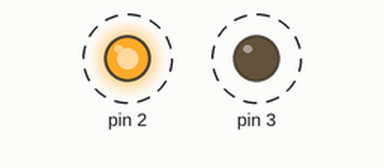
Bench run of a sketch on a simulated Arduino Uno, built with avr-gcc and run on an emulated ATmega328P. On the bench: output pins drawn as LEDs (lit = HIGH). Dashed ring = blinking.

Above: at 0.2 s.
Timing chart, 0 to 3.0 s (numbered marks = the images above):
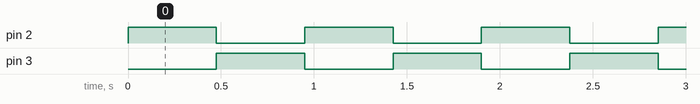

The sketch:

TestActuator.ino
```cpp
/* [Actuator(구동기) 구현]
1. 모터: servo motor, DC motor
 - 0도 -> 180도 -> 0도
2. 3색 LED
 - 7개 색깔을 1초씩 출력
3. 부저(buzzer)
 - 도레미파솔라시도를 1초씩 생성
4. 모든 actuator를 클래스로 구현되어야 함
*/
#include "DcMotor.h"
#include "RgbLed.h"
#include "Buzzer.h"

DcMotor dcMotor;
RgbLed rgbLed;
Buzzer buzzer;

void setup() {
  // put your setup code here, to run once:
  dcMotor.setup();
}

void loop() {
  // put your main code here, to run repeatedly:
  dcMotor.move(180);
  dcMotor.move(-180);
}
```

Buzzer.h
```cpp
#pragma once

#define DEF_BUZZER_PORT	(8)

enum NoteType
{
	NT_DO = 523, NT_RE = 587, NT_MI = 659, NT_FA = 698, NT_SOL = 784, NT_LA = 880, NT_SI = 988
};

class Buzzer
{
public:
	Buzzer(void) { setPort(DEF_BUZZER_PORT); }
	~Buzzer() {}

	void setPort(int nPort) { m_nPort = nPort; }
	void setup(void) { initBuzzer(); }
	void play(int nNote, int nTime)
	{
		tone(m_nPort, nNote, nTime);
		delay(nTime);
	}

private:
	int m_nPort;

	void initBuzzer(void)
	{
		pinMode(m_nPort, OUTPUT);
	}
};
```

DcMotor.h
```cpp
#pragma once

#define DEF_DC_MOTOR_PORT1	(2)
#define DEF_DC_MOTOR_PORT2	(3)
#define DC_MOTOR_SPEED	(360./950.) // 단위: 각도/시간(msec)

class DcMotor
{
public:
	DcMotor(void) { setPort(DEF_DC_MOTOR_PORT1, DEF_DC_MOTOR_PORT2); }
	~DcMotor() {}

	void setPort(int nPort1, int nPort2)
	{
		m_nPort1 = nPort1;
		m_nPort2 = nPort2;
	}
	void setup(void)
	{
		initMotor();
		stopMotor();
	}
	void move(int nPos) // nPos: 어떤 각도든지 이동; (+)이면 정방향, (-)이면 역방향
	{
		int nDelay = int(abs(nPos) / DC_MOTOR_SPEED + 0.5);
		if (nPos >= 0) setFwdMove();
		else setBackMove();
		delay(nDelay);
		stopMotor();
	}

private:
	int m_nPort1, m_nPort2;

	void initMotor(void)
	{
		pinMode(m_nPort1, OUTPUT);
		pinMode(m_nPort2, OUTPUT);
	}
	void stopMotor(void)
	{
		digitalWrite(m_nPort1, LOW);
		digitalWrite(m_nPort2, LOW);
	}
	void setFwdMove(void) // forward move (정방향 이동)
	{
		digitalWrite(m_nPort1, HIGH);
		digitalWrite(m_nPort2, LOW);
	}
	void setBackMove(void) // backward move (역방향 이동)
	{
		digitalWrite(m_nPort1, LOW);
		digitalWrite(m_nPort2, HIGH);
	}
};
```

RgbLed.h
```cpp
#pragma once

#define DEF_PORT_R	(5)
#define DEF_PORT_G	(6)
#define DEF_PORT_B	(7)
#define RED_BIT		(1)	// 001
#define GREEN_BIT	(2)	// 010
#define BLUE_BIT	(4)	// 100

// CT_YELLOW == 3 = 1+2+0
// CT_PINK == 5 = 1+0+4
// CT_CYAN == 6 = 0+2+4
// CT_WHITE == 7 = 1+2+4
enum ColorType
{
	CT_BLACK = 0, CT_RED, CT_GREEN, CT_YELLOW, CT_BLUE, CT_PINK, CT_CYAN, CT_WHITE
};

class RgbLed
{
public:
	RgbLed(void) { setPort(DEF_PORT_R, DEF_PORT_G, DEF_PORT_B); } // 생성자
	~RgbLed() {}	// 소멸자, 파괴자

	void setPort(int nPortR, int nPortG, int nPortB)
	{
		m_nPortR = nPortR, m_nPortG = nPortG, m_nPortB = nPortB;
	}
	void setup(void) { initLed(); }
	void turnRed(bool bOn)
	{
		if (bOn) digitalWrite(m_nPortR, HIGH);
		else digitalWrite(m_nPortR, LOW);
	}
	void turnGreen(bool bOn)
	{
		if (bOn) digitalWrite(m_nPortG, HIGH);
		else digitalWrite(m_nPortG, LOW);
	}
	void turnBlue(bool bOn)
	{
		if (bOn) digitalWrite(m_nPortB, HIGH);
		else digitalWrite(m_nPortB, LOW);
	}
	void turnRgb(int nColor) // nColor: 0~7
	{
		int nR = nColor & RED_BIT; // &: 2진수용 비트 단위 AND 연산자
		int nG = nColor & GREEN_BIT;
		int nB = nColor & BLUE_BIT;
		turnRed((nR) ? true : false);
		turnGreen((nG) ? true : false);
		turnBlue((nB) ? true : false);
	}

private:
	int m_nPortR, m_nPortG, m_nPortB; // RGB 포트

	void initLed(void)
	{
		pinMode(m_nPortR, OUTPUT);
		pinMode(m_nPortG, OUTPUT);
		pinMode(m_nPortB, OUTPUT);
	}
};
```

Measured:
- by itself, pin 2, pin 3: alternates HIGH for 0.48 s and LOW for 0.48 s
- by itself, everything shown: repeats every 0.95 s, in 3 steps
